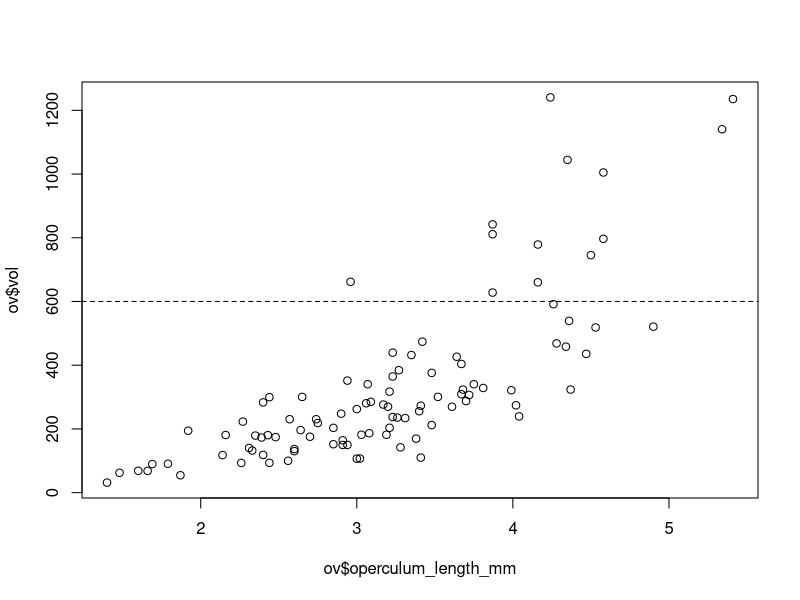
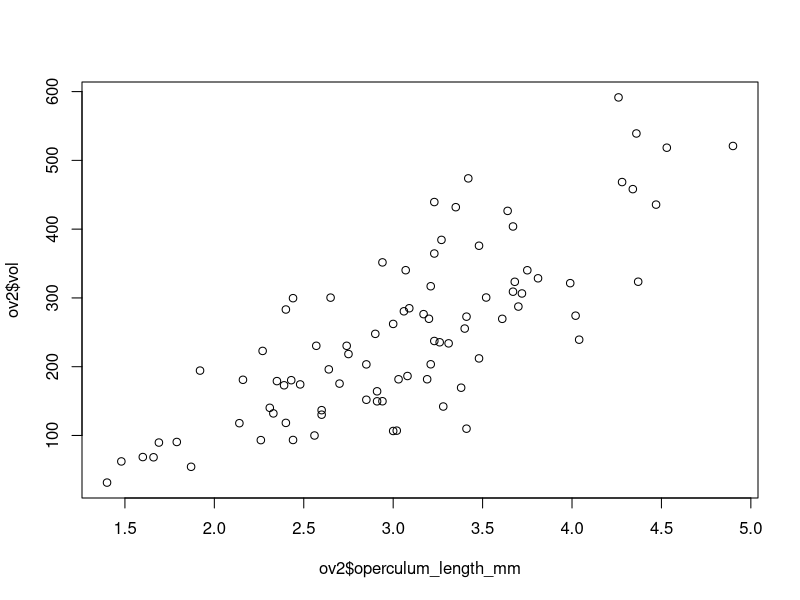
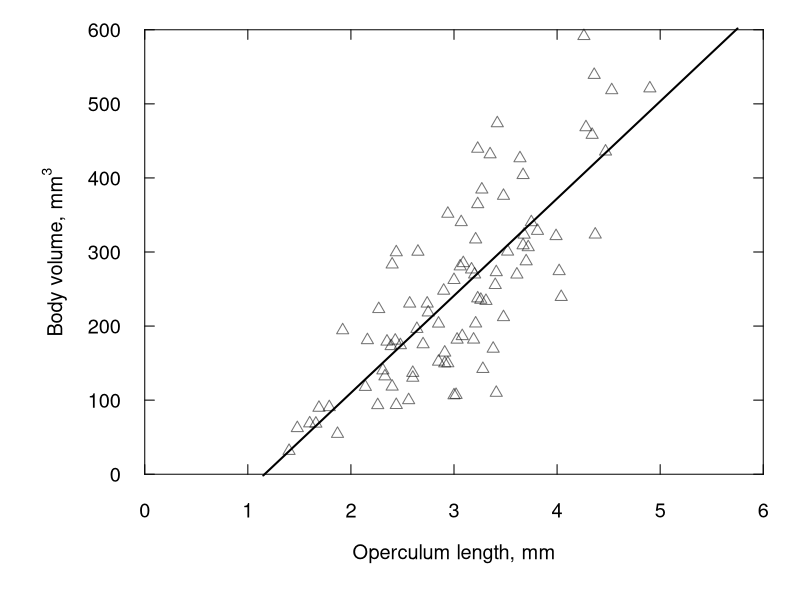

The R script that drew these images, in order:
### ch 3 using expt 2.4.1 ch 2 data
### Will King
### comparing operculum length to volume for banracles used in ch 2 mesocosm and field experiments. All barnacles pooled together and chosen randomly for measuring (all temps, meso/field, crowding, size pooled together)

### use this to do regression to predict vol from operc length, for ch 3 probability of reprod
### for operc-to-vol regression, only use data of volume 600mm3 or smaller, b/c that was the range used for the vol-to-prob-reproduction regression in ch 2, which you want to use in ch 3


# ---- load data and packages ----

setwd("~/PhD/PhD_projects/ch 3 IPM/analysis")
ov <- read.csv('expt2.4.1_operctovol_20180514.csv', header = T)
library(scales)


# ----- adjust data part 1 ----

# calculate volume
ov$vol <- ov$basal_diameter_mm^2 * ov$height_mm

# ----- explore: operc against various measures ----

plot(ov$vol ~ ov$operculum_length_mm)
abline(h = 600, lty = 2)

# ---- adjust data: limit to 600 mm3 or below ----

ov2 <- ov[ov$vol <= 600, ]

plot(ov2$vol ~ ov2$operculum_length_mm)

# ---- analyze: vol ~ operc length ----

m1 <- lm(vol ~ operculum_length_mm
         , data = ov2
)
summary(m1)

# ---- plot: vol ~ operc length, for supp fig ----

pdf('plots/operctovol_ch3.pdf', width = 5.5, height = 5.5)
par(cex = 1.2, mar = c(4.5, 5, 0.5, 0.5))

# make blank graph
plot(vol ~ operculum_length_mm
     , data = ov2
     , pch = 2
     , col = alpha('black', 0.55)
     , axes = F
     , xlab = ''
     , ylab = ''
     , xlim = c(0, 6)
     , ylim = c(0, 600)
)

# add regression line

lines(seq(1.15, 5.75, by = 0.01)
      , predict(m1
                , newdata = data.frame(operculum_length_mm = seq(1.15, 5.75, by = 0.01) )
                , type = 'response'
      )
      , lwd = 2
)


# axes and labels

axis(1
     , tck = 0.02
     , at = seq(0, 6, by = 1)
     #, labels = seq(0.5, 6.5)
     , pos = 0
)
axis(2
     , las = 1
     , tck = 0.02
     , at = seq(0, 600, by = 100)
     , pos = 0
)
axis(3
     , tck = 0.02
     , at = seq(0, 6, by = 1)
     , labels = F
     , pos = 600
)
axis(4
     , tck = 0.02
     , at = seq(0, 600, by = 100)
     , labels = F
     , pos = 6
)
mtext(expression(paste('Body volume, ', mm^3))
      , side = 2, line = 2, cex = 1.2)
mtext('Operculum length, mm', side = 1, line = 2, cex = 1.2)


dev.off()
